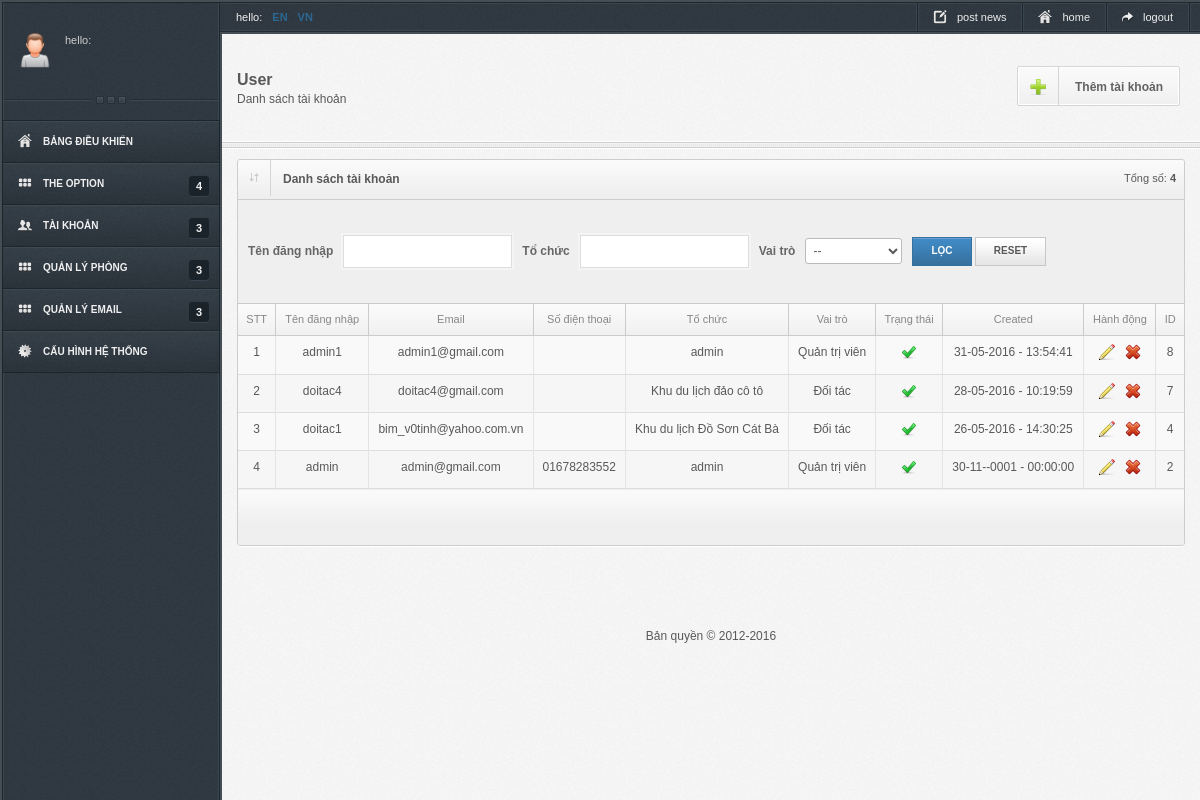
Before: /index.php/site/user with the older database file.
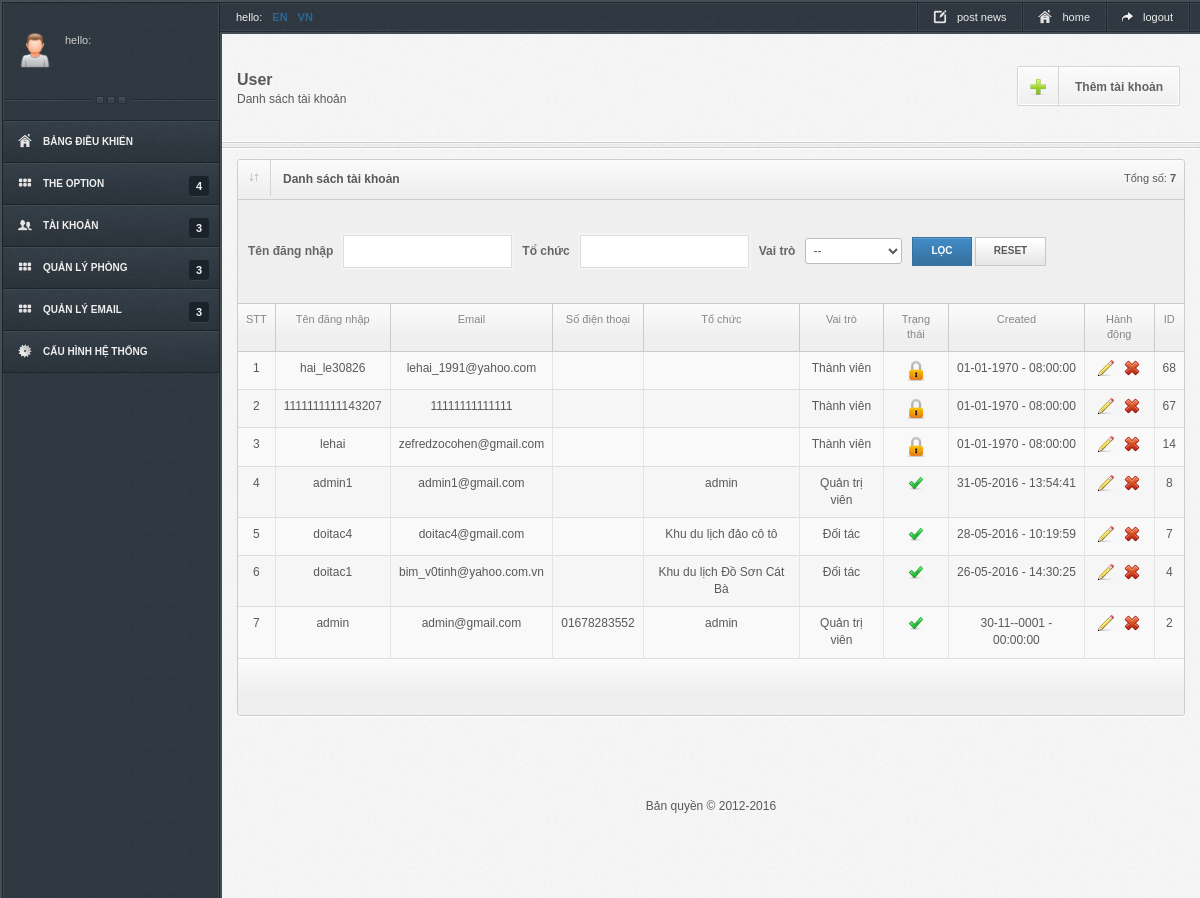
After: the same page with the newer database file.
### tables this page shows
CREATE TABLE `tbl_user` (
  `user_id` int(11) NOT NULL,
  `last_name` varchar(255) DEFAULT NULL,
  `first_name` varchar(255) DEFAULT NULL,
  `user_name` varchar(255) NOT NULL,
  `email` varchar(255) DEFAULT NULL,
  `password` varchar(255) NOT NULL,
  `password_old` varchar(255) DEFAULT NULL,
  `ozganzation` varchar(255) DEFAULT NULL COMMENT 'tochuc-cty',
  `phone` varchar(255) DEFAULT NULL,
  `gender` tinyint(2) DEFAULT NULL,
  `birthday` date DEFAULT NULL,
  `avarta` varchar(255) DEFAULT NULL,
  `provincial_id` int(11) DEFAULT NULL,
  `address` varchar(255) DEFAULT NULL,
  `workplace` varchar(255) DEFAULT NULL,
  `description` text,
  `country` varchar(255) DEFAULT NULL,
  `created` datetime DEFAULT NULL,
  `updated` datetime DEFAULT NULL,
  `status` tinyint(1) DEFAULT '0' COMMENT '0:block,1:active',
  `role_id` tinyint(1) DEFAULT NULL
);

CREATE TABLE `tbl_role` (
  `role_id` int(11) NOT NULL,
  `role_name` varchar(255) NOT NULL,
  `description` text,
  `status` tinyint(1) DEFAULT NULL,
  `created` datetime DEFAULT NULL,
  `updated` datetime DEFAULT NULL
);

### application/controllers/site/User.php (called while the page is built, shortened)
<?php
class User extends MY_Controller
{
    public function __construct()
    {
        $this->load->model('user_model');
    }
    public function index()
    {
        $this->load->model("role_model");
        $input = array();
        $input['order'] = array('role_id','ASC');
        $list_role = $this->role_model->get_list($input);
        $data['list_role'] = $list_role;
        $this->load->library('pagination');
        $total = $this->user_model->get_total();
        $config = array();
        $config["total_rows"] = $total;
        $config['base_url'] = base_url('admin/user/index');
        $config['per_page'] = 15;
        $config['uri_segment'] = 4;
        $config['next_link'] = 'Trang kế tiếp';
        $config['prev_link'] = 'Trang trước';
        $config['use_page_numbers'] = TRUE;
        $this->pagination->initialize($config);
        if($this->uri->segment('4') && $this->uri->segment('4') > 1){
            $segment = $this->uri->segment('4');
        }else{
            $segment = 1;
        }
        $segment = (int)$segment;
        $start = ($segment - 1)*$config['per_page'];
        $pagination_link = $this->pagination->create_links();
        $data['pagination_link'] = $pagination_link;
        $message = $this->session->flashdata();
        $data['message'] = $message;
        $input = array();
        $input['limit'] = array($config['per_page'], $start);
        $input['order'] = array('user_id','DESC');
        $list = $this->user_model->getList($input);
        $data['total'] = $total;
        $data['list'] = $list;
        $data['title'] = 'Danh sách tài khoản';
        $data['temp'] = 'admin/user/index';
        $this->load->view('admin/layout', isset($data) ? ($data) : null);
    }
}

### index.php (called while the page is built, shortened)
<?php
require_once BASEPATH.'core/CodeIgniter.php';

### application/core/MY_Model.php (called while the page is built, shortened)
<?php
class MY_Model extends CI_Model {
    var $table = '';
    var $key = '';
    var $order = '';
    function get_total($input = array())
    {
        $query = $this->db->get($this->table);
        return $query->num_rows();
    }
    protected function get_list_set_input($input = array())
    {
        if (isset($input['order'][0]) && isset($input['order'][1]))
        {
            $this->db->order_by($input['order'][0], $input['order'][1]);
        }
        else
        {
            $order = ($this->order == '') ? array($this->table.'.'.$this->key, 'desc') : $this->order;
            $this->db->order_by($order[0], $order[1],'none');
        }
        if (isset($input['limit'][0]) && isset($input['limit'][1]))
        {
            $this->db->limit($input['limit'][0], $input['limit'][1]);
        }
    }
}
?>

### application/models/User_model.php (called while the page is built, shortened)
<?php
class User_model extends MY_Model
{
    var $table = 'user';
    function getList($input = array()){
		$this->db->select($this->table.'.*,role_name');
		$this->db->from($this->table);
		$this->db->join('role',$this->table.'.role_id = role.role_id');
		$query = $this->db->get();
		return $query->result();
    }
}

### application/helpers/mystring_helper.php (called while the page is built, shortened)
<?php
	if(!function_exists('admin_url')){
		function admin_url($str = ''){
			return base_url('admin/'.$str);
		}
	}
?>

### application/views/admin/user/index.php (the view, shortened to what the rows shown need)
<div class="wrapper col-md-12  clearfix content">
    <div class="widget">
        <div class="table-responsive">
            <table class="table sTable mTable myTable" id="checkAll">
                <thead class="filter">
                <tr>
                    <td colspan="17">
                        <form class="form-inline form_filter form" method="get">
                        </form>
                    </td>
                </tr>
                </thead>
                <thead>
                    <tr>
                        <td>STT</td>
                        <td>Tên đăng nhập</td>
                        <td>Email</td>
                        <td>Số điện thoại</td>
                        <td>Tổ chức</td>
                        <td>Vai trò</td>
                        <td>Trạng thái</td>
                        <td>Created</td>
                        <td>Hành động</td>
                        <td>ID</td>
                    </tr>
                </thead>
                <tbody class="list_item">
                    <?php
                        if(isset($list) && is_array($list)){
                            $i = 0;
                            foreach ($list as $row) {
                                $i++;
                    ?>
                    <tr class='row_20 <?php echo $class;?>'>
                        <td class="textC"><?php echo $i;?></td>
                        <td class="textC" >
                            <a href="#" title="<?php echo $row->last_name.' '.$row->first_name;?>">
                                <?php echo $row->user_name;?>
                            </a>
                        </td>
                        <td class="textC"><?php echo $row->email;?></td>
                        <td class="textC"><?php echo $row->phone; ?></td>
                        <td class="textC"><?php echo $row->ozganzation; ?></td>
                        <td class="textC"><?php echo $row->role_name?></td>
                        <td class="textC" id="status">
                            <?php
                            if($row->status == 1){
                            ?>
                                <a href="javascript:void(0)" onclick="status(<?php echo $row->user_id;?>)" class="lightbox" title="block">
                                    <img src="<?php echo base_url();?>public/admin/images/icons/color/tick.png" />
                                </a>
                            <?php
                            }else{
                            ?>
                                <a href="javascript:void(0)" onclick="status(<?php echo $row->user_id;?>)" class="lightbox" title="active">
                                    <img src="<?php echo base_url();?>public/admin/images/icons/color/block.png" />
                                </a>
                            <?php
                            }
                            ?>
                        </td>
                        <td class="textC"><?php echo date('d-m-Y - H:i:s',strtotime($row->created));?></td>
                        <td class="textC">
                            <a href="<?php echo admin_url('user/edit/'.$row->user_id);?>" class="lightbox" title="edit">
                                <img src="<?php echo base_url();?>public/admin/images/icons/color/pencil.png" />
                            </a>
                            <a href="javascript:void(0)" class="lightbox" title="delete" onclick="del(<?php echo $row->user_id;?>)">
                                <img src="<?php echo base_url();?>public/admin/images/icons/color/uninstall.png" />
                            </a>
                        </td>
                        <td class="textC"><?php echo $row->user_id; ?></td>
                    </tr>
                    <?php
                            }
                        }
                    ?>
                </tbody>
            </table>
        </div>
    </div>
</div>

Changed rows visible on the page:
added tbl_user: user_name "hai_le30826", email "lehai_1991@yahoo.com", role.role_name "Thành viên", status 0 (drawn), created "01-01-1970 - 08:00:00", user_id "68"
added tbl_user: user_name "1111111111143207", email "11111111111111", role.role_name "Thành viên", status 0 (drawn), created "01-01-1970 - 08:00:00", user_id "67"
added tbl_user: user_name "lehai", email "zefredzocohen@gmail.com", role.role_name "Thành viên", status 0 (drawn), created "01-01-1970 - 08:00:00", user_id "14"
Other visible differences:
$total: "4" → "7"
